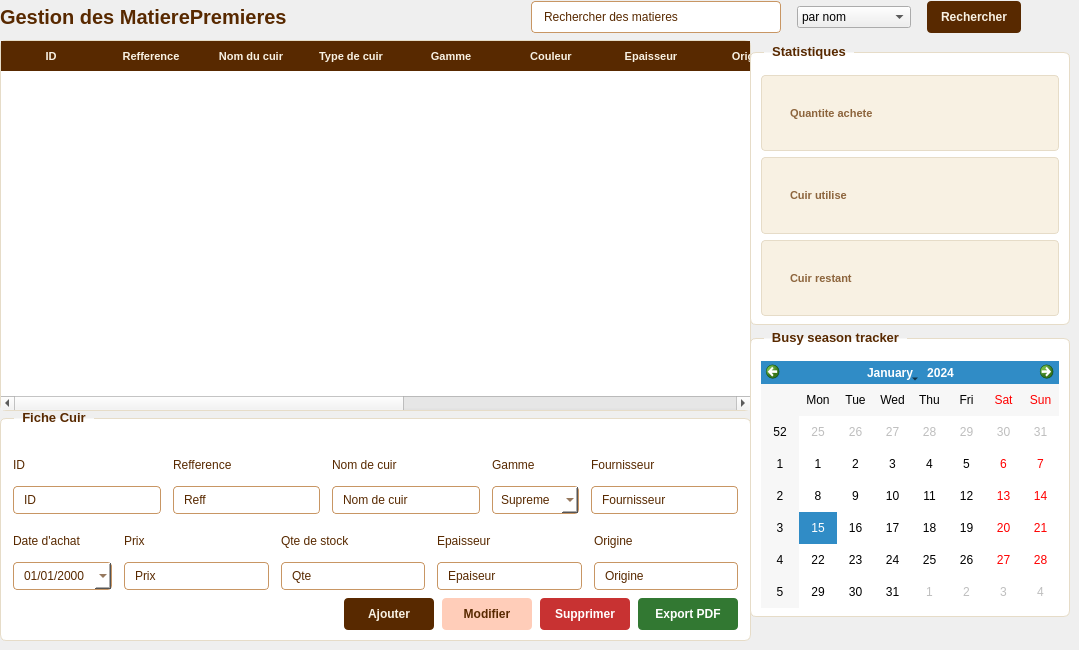
         <widget class="QWidget" name="page_3">
          <widget class="QTableWidget" name="employeeTable_5">
           <property name="geometry">
            <rect>
             <x>0</x>
             <y>40</y>
             <width>751</width>
             <height>371</height>
            </rect>
           </property>
           <property name="styleSheet">
            <string notr="true">QTableWidget {
  background-color: white;
  border: 1px solid rgb(230, 220, 200);
  border-radius: 6px;
  gridline-color: rgb(230, 220, 200);
  font-size: 11px;
  color: rgb(88, 41, 0);
}
QTableWidget::item {
  padding: 4px 6px;
}
QTableWidget::item:selected {
  background-color: rgb(255, 205, 185);
  color: rgb(88, 41, 0);
}
QHeaderView::section {
  background-color: rgb(88, 41, 0);
  color: rgb(248, 241, 227);
  padding: 6px 6px;
  border: none;
  font-weight: bold;
  font-size: 11px;
}</string>
           </property>
           <property name="alternatingRowColors">
            <bool>true</bool>
           </property>
           <property name="selectionBehavior">
            <enum>QAbstractItemView::SelectionBehavior::SelectRows</enum>
           </property>
           <property name="columnCount">
            <number>13</number>
           </property>
           <column>
            <property name="text">
             <string>ID</string>
            </property>
           </column>
           <column>
            <property name="text">
             <string>Refference</string>
            </property>
           </column>
           <column>
            <property name="text">
             <string>Nom du cuir</string>
            </property>
           </column>
           <column>
            <property name="text">
             <string>Type de cuir</string>
            </property>
           </column>
           <column>
            <property name="text">
             <string>Gamme</string>
            </property>
           </column>
           <column>
            <property name="text">
             <string>Couleur</string>
            </property>
           </column>
           <column>
            <property name="text">
             <string>Epaisseur</string>
            </property>
           </column>
           <column>
            <property name="text">
             <string>Origine</string>
            </property>
           </column>
           <column>
            <property name="text">
             <string>Fournisseur associe</string>
            </property>
           </column>
           <column>
            <property name="text">
             <string>Quantite de stock</string>
            </property>
           </column>
           <column>
            <property name="text">
             <string>Prix</string>
            </property>
           </column>
           <column>
            <property name="text">
             <string>Date d'achat</string>
            </property>
           </column>
           <column>
            <property name="text">
             <string>Status </string>
            </property>
           </column>
          </widget>
          <widget class="QGroupBox" name="employeeFormBox_5">
           <property name="geometry">
            <rect>
             <x>0</x>
             <y>410</y>
             <width>751</width>
             <height>231</height>
            </rect>
           </property>
           <property name="styleSheet">
            <string notr="true">QGroupBox {
  background-color: white;
  border: 1px solid rgb(230, 220, 200);
  border-radius: 6px;
  margin-top: 8px;
  padding-top: 16px;
  font-weight: bold;
  font-size: 13px;
  color: rgb(88, 41, 0);
}
QGroupBox::title {
  subcontrol-origin: margin;
  left: 14px;
  padding: 0 6px;
}
QLineEdit, QComboBox, QDateEdit {
  border: 1px solid rgb(200, 150, 100);
  border-radius: 4px;
  padding: 5px 8px;
  font-size: 12px;
  color: rgb(88, 41, 0);
  background-color: rgb(255, 255, 255);
  font-weight: normal;
}
QLineEdit:focus, QComboBox:focus, QDateEdit:focus {
  border: 1px solid rgb(88, 41, 0);
}
QLabel {
  font-size: 12px;
  font-weight: normal;
  color: rgb(88, 41, 0);
}</string>
           </property>
           <property name="title">
            <string>Fiche Cuir</string>
           </property>
           <layout class="QVBoxLayout" name="formOuterLayout_5">
            <property name="spacing">
             <number>8</number>
            </property>
            <property name="leftMargin">
             <number>12</number>
            </property>
            <property name="topMargin">
             <number>10</number>
            </property>
            <property name="rightMargin">
             <number>12</number>
            </property>
            <property name="bottomMargin">
             <number>10</number>
            </property>
            <item>
             <layout class="QHBoxLayout" name="formRow1_5">
              <property name="spacing">
               <number>12</number>
              </property>
              <item>
               <layout class="QVBoxLayout" name="cinLayout_5">
                <property name="spacing">
                 <number>2</number>
                </property>
                <item>
                 <widget class="QLabel" name="labelCIN_5">
                  <property name="text">
                   <string>ID</string>
                  </property>
                 </widget>
                </item>
                <item>
                 <widget class="QLineEdit" name="lineEditCIN_5">
                  <property name="text">
                   <string>ID</string>
                  </property>
                  <property name="placeholderText">
                   <string>CIN</string>
                  </property>
                 </widget>
                </item>
               </layout>
              </item>
              <item>
               <layout class="QVBoxLayout" name="nomLayout_5">
                <property name="spacing">
                 <number>2</number>
                </property>
                <item>
                 <widget class="QLabel" name="labelNom_5">
                  <property name="text">
                   <string>Refference</string>
                  </property>
                 </widget>
                </item>
                <item>
                 <widget class="QLineEdit" name="lineEditNom_5">
                  <property name="text">
                   <string>Reff</string>
                  </property>
                  <property name="placeholderText">
                   <string>Nom</string>
                  </property>
                 </widget>
                </item>
               </layout>
              </item>
              <item>
               <layout class="QVBoxLayout" name="prenomLayout_5">
                <property name="spacing">
                 <number>2</number>
                </property>
                <item>
                 <widget class="QLabel" name="labelPrenom_5">
                  <property name="text">
                   <string>Nom de cuir</string>
                  </property>
                 </widget>
                </item>
                <item>
                 <widget class="QLineEdit" name="lineEditPrenom_6">
                  <property name="text">
                   <string>Nom de cuir</string>
                  </property>
                  <property name="placeholderText">
                   <string>Prenom</string>
                  </property>
                 </widget>
                </item>
               </layout>
              </item>
              <item>
               <layout class="QVBoxLayout" name="sexeLayout_5">
                <property name="spacing">
                 <number>2</number>
                </property>
                <item>
                 <widget class="QLabel" name="labelSexe_5">
                  <property name="text">
                   <string>Gamme</string>
                  </property>
                 </widget>
                </item>
                <item>
                 <widget class="QComboBox" name="comboBoxSexe_2">
                  <item>
                   <property name="text">
                    <string>Supreme</string>
                   </property>
                  </item>
                  <item>
                   <property name="text">
                    <string>Midium</string>
                   </property>
                  </item>
                  <item>
                   <property name="text">
                    <string>Economy</string>
                   </property>
                  </item>
                 </widget>
                </item>
               </layout>
              </item>
              <item>
               <layout class="QVBoxLayout" name="salaireLayout_5">
                <property name="spacing">
                 <number>2</number>
                </property>
                <item>
                 <widget class="QLabel" name="labelSalaire_5">
                  <property name="text">
                   <string>Fournisseur</string>
                  </property>
                 </widget>
                </item>
                <item>
                 <widget class="QLineEdit" name="lineEditSalaire_2">
                  <property name="text">
                   <string>Fournisseur</string>
                  </property>
                  <property name="placeholderText">
                   <string>Salaire</string>
                  </property>
                 </widget>
                </item>
               </layout>
              </item>
             </layout>
            </item>
            <item>
             <layout class="QHBoxLayout" name="formRow2_5">
              <property name="spacing">
               <number>12</number>
              </property>
              <item>
               <layout class="QVBoxLayout" name="dateEmbaucheLayout_5">
                <property name="spacing">
                 <number>2</number>
                </property>
                <item>
                 <widget class="QLabel" name="labelDateEmbauche_5">
                  <property name="text">
                   <string>Date d'achat</string>
                  </property>
                 </widget>
                </item>
                <item>
                 <widget class="QDateEdit" name="dateEditEmbauche_2">
                  <property name="displayFormat">
                   <string>dd/MM/yyyy</string>
                  </property>
                  <property name="calendarPopup">
                   <bool>true</bool>
                  </property>
                 </widget>
                </item>
               </layout>
              </item>
              <item>
               <layout class="QVBoxLayout" name="telephoneLayout_4">
                <property name="spacing">
                 <number>2</number>
                </property>
                <item>
                 <widget class="QLabel" name="labelTelephone_4">
                  <property name="text">
                   <string>Prix</string>
                  </property>
                 </widget>
                </item>
                <item>
                 <widget class="QLineEdit" name="lineEditTelephone_2">
                  <property name="text">
                   <string>Prix</string>
                  </property>
                  <property name="placeholderText">
                   <string>Telephone</string>
                  </property>
                 </widget>
                </item>
               </layout>
              </item>
              <item>
               <layout class="QVBoxLayout" name="posteLayout_4">
                <property name="spacing">
                 <number>2</number>
                </property>
                <item>
                 <widget class="QLabel" name="labelPoste_4">
                  <property name="text">
                   <string>Qte de stock</string>
                  </property>
                 </widget>
                </item>
                <item>
                 <widget class="QLineEdit" name="lineEditPoste_2">
                  <property name="text">
                   <string>Qte</string>
                  </property>
                  <property name="placeholderText">
                   <string>Poste</string>
                  </property>
                 </widget>
                </item>
               </layout>
              </item>
              <item>
               <layout class="QVBoxLayout" name="adresseLayout_4">
                <property name="spacing">
                 <number>2</number>
                </property>
                <item>
                 <widget class="QLabel" name="labelAdresse_4">
                  <property name="text">
                   <string>Epaisseur</string>
                  </property>
                 </widget>
                </item>
                <item>
                 <widget class="QLineEdit" name="lineEditAdresse_4">
                  <property name="text">
                   <string>Epaiseur</string>
                  </property>
                  <property name="placeholderText">
                   <string>Adresse</string>
                  </property>
                 </widget>
                </item>
               </layout>
              </item>
              <item>
               <layout class="QVBoxLayout" name="emailLayout_4">
                <property name="spacing">
                 <number>2</number>
                </property>
                <item>
                 <widget class="QLabel" name="labelEmail_2">
                  <property name="text">
                   <string>Origine</string>
                  </property>
                 </widget>
                </item>
                <item>
                 <widget class="QLineEdit" name="lineEditEmail_4">
                  <property name="text">
                   <string>Origine</string>
                  </property>
                  <property name="placeholderText">
                   <string>Email</string>
                  </property>
                 </widget>
                </item>
               </layout>
              </item>
             </layout>
            </item>
            <item>
             <layout class="QHBoxLayout" name="formBtnLayout_5">
              <property name="spacing">
               <number>8</number>
              </property>
              <item>
               <spacer name="formBtnSpacer_5">
                <property name="orientation">
                 <enum>Qt::Orientation::Horizontal</enum>
                </property>
                <property name="sizeHint" stdset="0">
                 <size>
                  <width>40</width>
                  <height>20</height>
                 </size>
                </property>
               </spacer>
              </item>
              <item>
               <widget class="QPushButton" name="btnAjouter_7">
                <property name="minimumSize">
                 <size>
                  <width>90</width>
                  <height>32</height>
                 </size>
                </property>
                <property name="cursor">
                 <cursorShape>PointingHandCursor</cursorShape>
                </property>
                <property name="styleSheet">
                 <string notr="true">QPushButton {
  background-color: rgb(88, 41, 0);
  color: rgb(248, 241, 227);
  border: none;
  border-radius: 4px;
  font-size: 12px;
  font-weight: bold;
  padding: 6px 14px;
}
QPushButton:hover {
  background-color: rgb(110, 55, 10);
}</string>
                </property>
                <property name="text">
                 <string>Ajouter</string>
                </property>
               </widget>
              </item>
              <item>
               <widget class="QPushButton" name="btnModifier_5">
                <property name="minimumSize">
                 <size>
                  <width>90</width>
                  <height>32</height>
                 </size>
                </property>
                <property name="cursor">
                 <cursorShape>PointingHandCursor</cursorShape>
                </property>
                <property name="styleSheet">
                 <string notr="true">QPushButton {
  background-color: rgb(255, 205, 185);
  color: rgb(88, 41, 0);
  border: none;
  border-radius: 4px;
  font-size: 12px;
  font-weight: bold;
  padding: 6px 14px;
}
QPushButton:hover {
  background-color: rgb(230, 180, 150);
}</string>
                </property>
                <property name="text">
                 <string>Modifier</string>
                </property>
               </widget>
              </item>
              <item>
               <widget class="QPushButton" name="btnSupprimer_5">
                <property name="minimumSize">
                 <size>
                  <width>90</width>
                  <height>32</height>
                 </size>
                </property>
                <property name="cursor">
                 <cursorShape>PointingHandCursor</cursorShape>
                </property>
                <property name="styleSheet">
                 <string notr="true">QPushButton {
  background-color: rgb(200, 50, 50);
  color: white;
  border: none;
  border-radius: 4px;
  font-size: 12px;
  font-weight: bold;
  padding: 6px 14px;
}
QPushButton:hover {
  background-color: rgb(180, 40, 40);
}</string>
                </property>
                <property name="text">
                 <string>Supprimer</string>
                </property>
               </widget>
              </item>
              <item>
               <widget class="QPushButton" name="btnExportPDF_2">
                <property name="minimumSize">
                 <size>
                  <width>100</width>
                  <height>32</height>
                 </size>
                </property>
                <property name="cursor">
                 <cursorShape>PointingHandCursor</cursorShape>
                </property>
                <property name="styleSheet">
                 <string notr="true">QPushButton {
  background-color: rgb(50, 120, 50);
  color: white;
  border: none;
  border-radius: 4px;
  font-size: 12px;
  font-weight: bold;
  padding: 6px 14px;
}
QPushButton:hover {
  background-color: rgb(40, 100, 40);
}</string>
                </property>
                <property name="text">
                 <string>Export PDF</string>
                </property>
               </widget>
              </item>
             </layout>
            </item>
           </layout>
          </widget>
          <widget class="QGroupBox" name="statsGroupBox_2">
           <property name="geometry">
            <rect>
             <x>750</x>
             <y>44</y>
             <width>320</width>
             <height>281</height>
            </rect>
           </property>
           <property name="styleSheet">
            <string notr="true">QGroupBox {
  background-color: white;
  border: 1px solid rgb(230, 220, 200);
  border-radius: 6px;
  margin-top: 8px;
  padding-top: 14px;
  font-weight: bold;
  font-size: 13px;
  color: rgb(88, 41, 0);
}
QGroupBox::title {
  subcontrol-origin: margin;
  left: 14px;
  padding: 0 6px;
}
QLabel {
  font-weight: normal;
}</string>
           </property>
           <property name="title">
            <string>Statistiques</string>
           </property>
           <layout class="QVBoxLayout" name="statsLayout_2">
            <property name="spacing">
             <number>6</number>
            </property>
            <property name="leftMargin">
             <number>10</number>
            </property>
            <property name="topMargin">
             <number>8</number>
            </property>
            <property name="rightMargin">
             <number>10</number>
            </property>
            <property name="bottomMargin">
             <number>8</number>
            </property>
            <item>
             <widget class="QFrame" name="statCard1_2">
              <property name="styleSheet">
               <string notr="true">QFrame {
  background-color: rgb(248, 241, 227);
  border: 1px solid rgb(230, 220, 200);
  border-radius: 4px;
  padding: 8px;
}</string>
              </property>
              <layout class="QVBoxLayout" name="statCard1Layout_2">
               <property name="spacing">
                <number>2</number>
               </property>
               <item>
                <widget class="QLabel" name="statTitle1_2">
                 <property name="styleSheet">
                  <string notr="true">font-size: 11px; color: rgb(140, 100, 60); border: none; font-weight: bold;</string>
                 </property>
                 <property name="text">
                  <string>Quantite achete</string>
                 </property>
                </widget>
               </item>
              </layout>
             </widget>
            </item>
            <item>
             <widget class="QFrame" name="statCard2_2">
              <property name="styleSheet">
               <string notr="true">QFrame {
  background-color: rgb(248, 241, 227);
  border: 1px solid rgb(230, 220, 200);
  border-radius: 4px;
  padding: 8px;
}</string>
              </property>
              <layout class="QVBoxLayout" name="statCard2Layout_2">
               <property name="spacing">
                <number>2</number>
               </property>
               <item>
                <widget class="QLabel" name="statTitle2_2">
                 <property name="styleSheet">
                  <string notr="true">font-size: 11px; color: rgb(140, 100, 60); border: none; font-weight: bold;</string>
                 </property>
                 <property name="text">
                  <string>Cuir utilise</string>
                 </property>
                </widget>
               </item>
              </layout>
             </widget>
            </item>
            <item>
             <widget class="QFrame" name="statCard3_2">
              <property name="styleSheet">
               <string notr="true">QFrame {
  background-color: rgb(248, 241, 227);
  border: 1px solid rgb(230, 220, 200);
  border-radius: 4px;
  padding: 8px;
}</string>
              </property>
              <layout class="QVBoxLayout" name="statCard3Layout_2">
               <property name="spacing">
                <number>2</number>
               </property>
               <item>
                <widget class="QLabel" name="statTitle3_2">
                 <property name="styleSheet">
                  <string notr="true">font-size: 11px; color: rgb(140, 100, 60); border: none; font-weight: bold;</string>
                 </property>
                 <property name="text">
                  <string>Cuir restant</string>
                 </property>
                </widget>
               </item>
              </layout>
             </widget>
            </item>
           </layout>
          </widget>
          <widget class="QGroupBox" name="chatGroupBox_5">
           <property name="geometry">
            <rect>
             <x>750</x>
             <y>330</y>
             <width>320</width>
             <height>287</height>
            </rect>
           </property>
           <property name="styleSheet">
            <string notr="true">QGroupBox {
  background-color: white;
  border: 1px solid rgb(230, 220, 200);
  border-radius: 6px;
  margin-top: 8px;
  padding-top: 14px;
  font-weight: bold;
  font-size: 13px;
  color: rgb(88, 41, 0);
}
QGroupBox::title {
  subcontrol-origin: margin;
  left: 14px;
  padding: 0 6px;
}
QTextEdit {
  border: 1px solid rgb(230, 220, 200);
  border-radius: 4px;
  font-size: 12px;
  color: rgb(88, 41, 0);
  background-color: rgb(252, 248, 240);
  font-weight: normal;
}
QLineEdit {
  border: 1px solid rgb(200, 150, 100);
  border-radius: 4px;
  padding: 5px 8px;
  font-size: 12px;
  color: rgb(88, 41, 0);
  background-color: white;
  font-weight: normal;
}</string>
           </property>
           <property name="title">
            <string>Busy season tracker</string>
           </property>
           <layout class="QVBoxLayout" name="chatLayout_5">
            <property name="spacing">
             <number>6</number>
            </property>
            <property name="leftMargin">
             <number>10</number>
            </property>
            <property name="topMargin">
             <number>8</number>
            </property>
            <property name="rightMargin">
             <number>10</number>
            </property>
            <property name="bottomMargin">
             <number>8</number>
            </property>
            <item>
             <widget class="QCalendarWidget" name="calendarWidget"/>
            </item>
            <item>
             <layout class="QHBoxLayout" name="chatInputLayout_4">
              <property name="spacing">
               <number>6</number>
              </property>
             </layout>
            </item>
           </layout>
          </widget>
          <widget class="QWidget" name="layoutWidget_4">
           <property name="geometry">
            <rect>
             <x>0</x>
             <y>0</y>
             <width>1021</width>
             <height>34</height>
            </rect>
           </property>
           <layout class="QHBoxLayout" name="employesHeaderRow_5">
            <property name="spacing">
             <number>16</number>
            </property>
            <item>
             <widget class="QLabel" name="employesTitle_5">
              <property name="styleSheet">
               <string notr="true">font-size: 20px; font-weight: bold; color: rgb(88, 41, 0);</string>
              </property>
              <property name="text">
               <string>Gestion des MatierePremieres</string>
              </property>
             </widget>
            </item>
            <item>
             <spacer name="headerSearchSpacer_4">
              <property name="orientation">
               <enum>Qt::Orientation::Horizontal</enum>
              </property>
              <property name="sizeHint" stdset="0">
               <size>
                <width>40</width>
                <height>20</height>
               </size>
              </property>
             </spacer>
            </item>
            <item>
             <widget class="QLineEdit" name="lineEditSearch_6">
              <property name="minimumSize">
               <size>
                <width>250</width>
                <height>32</height>
               </size>
              </property>
              <property name="maximumSize">
               <size>
                <width>350</width>
                <height>32</height>
               </size>
              </property>
              <property name="styleSheet">
               <string notr="true">QLineEdit {
  border: 1px solid rgb(200, 150, 100);
  border-radius: 4px;
  padding: 4px 10px;
  font-size: 12px;
  color: rgb(88, 41, 0);
  background-color: white;
}</string>
              </property>
              <property name="text">
               <string>Rechercher des matieres</string>
              </property>
              <property name="placeholderText">
               <string>Rechercher un client...</string>
              </property>
             </widget>
            </item>
            <item>
             <widget class="QComboBox" name="comboBox_7">
              <item>
               <property name="text">
                <string>par nom</string>
               </property>
              </item>
              <item>
               <property name="text">
                <string>par type de cuir</string>
               </property>
              </item>
              <item>
               <property name="text">
                <string>par état</string>
               </property>
              </item>
             </widget>
            </item>
            <item>
             <widget class="QPushButton" name="btnRechercher_5">
              <property name="minimumSize">
               <size>
                <width>90</width>
                <height>32</height>
               </size>
              </property>
              <property name="cursor">
               <cursorShape>PointingHandCursor</cursorShape>
              </property>
              <property name="styleSheet">
               <string notr="true">QPushButton {
  background-color: rgb(88, 41, 0);
  color: rgb(248, 241, 227);
  border: none;
  border-radius: 4px;
  font-size: 12px;
  font-weight: bold;
  padding: 4px 14px;
}
QPushButton:hover {
  background-color: rgb(110, 55, 10);
}</string>
              </property>
              <property name="text">
               <string>Rechercher</string>
              </property>
             </widget>
            </item>
           </layout>
          </widget>
         </widget>
